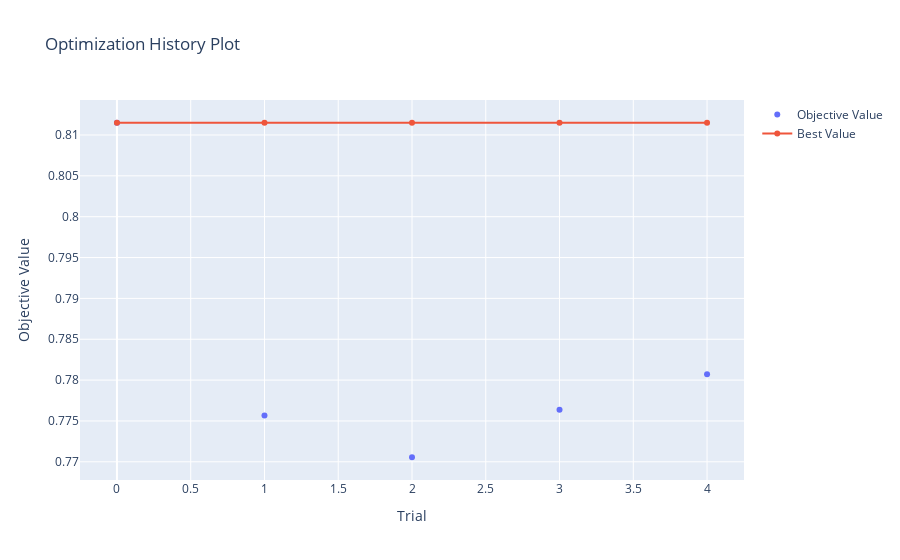

Notebook code cell kept with this figure:
### Markdown cell above
### Visualization of the learning curves of the trials

### Code cell
optuna.visualization.plot_optimization_history(study)

### Figure 1 — Plotly figure (JSON) as saved in the notebook; plotly's stock layout.template omitted (floating-point values rounded to 4 significant figures)
{"data": [{"mode": "markers", "name": "Objective Value", "type": "scatter", "x": [0, 1, 2, 3, 4], "y": [0.8115, 0.7757, 0.7706, 0.7764, 0.7807]}, {"name": "Best Value", "type": "scatter", "x": [0, 1, 2, 3, 4], "y": [0.8115, 0.8115, 0.8115, 0.8115, 0.8115]}], "layout": {"title": {"text": "Optimization History Plot"}, "xaxis": {"title": {"text": "Trial"}}, "yaxis": {"title": {"text": "Objective Value"}}}}
